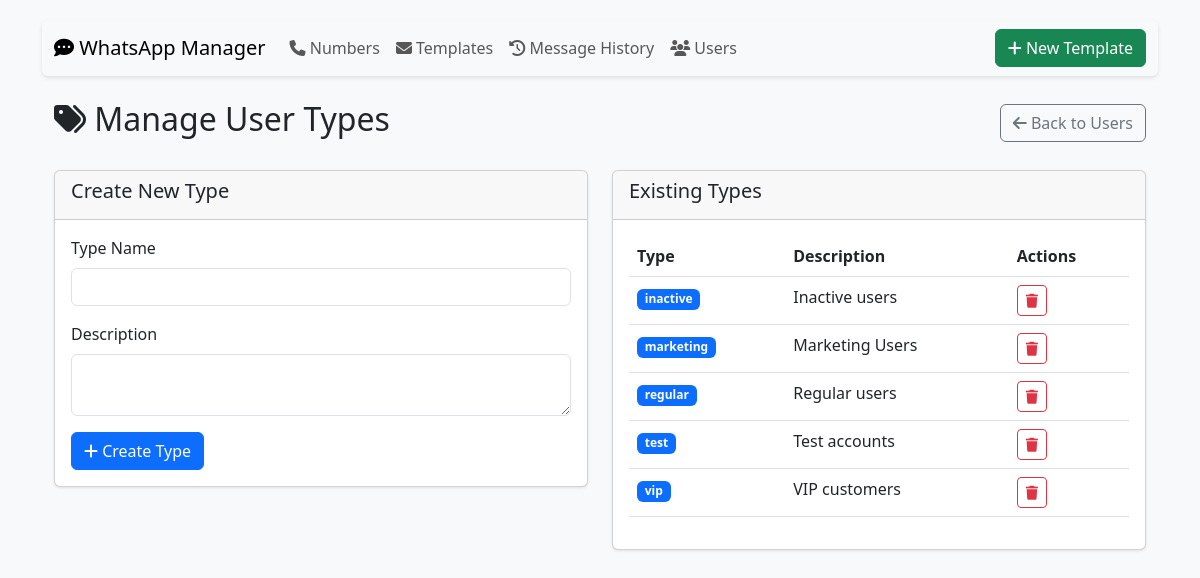
Before: /user_types with the older database file.
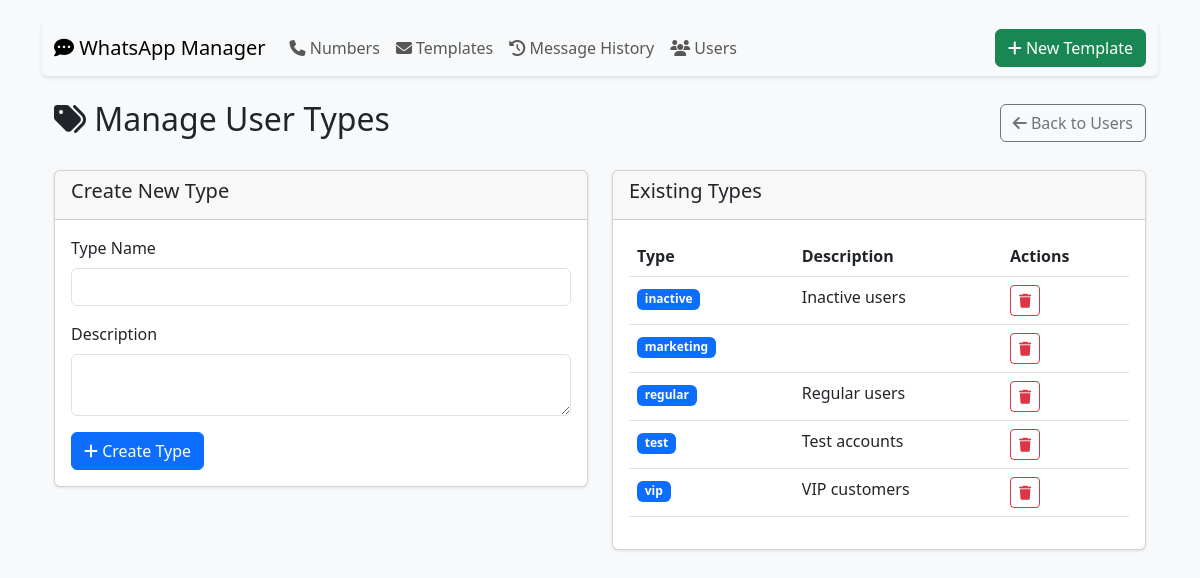
After: the same page with the newer database file.
### tables this page shows
CREATE TABLE user_types (
                id INTEGER PRIMARY KEY AUTOINCREMENT,
                type_name TEXT UNIQUE NOT NULL,
                description TEXT,
                created_at TEXT DEFAULT CURRENT_TIMESTAMP
            );

### app.py (the view, shortened to what this page needs)
@app.route('/user_types', methods=['GET', 'POST'])
def manage_user_types():
    with sqlite3.connect('database.db') as conn:
        conn.row_factory = sqlite3.Row
        types = conn.execute('''
            SELECT * FROM user_types ORDER BY type_name
        ''').fetchall()
    return render_template('manage_user_types.html', user_types=types)

### app.py (called while the page is built)
@app.context_processor
def utility_processor():
    return dict(get_template_variables=get_template_variables)

### templates/manage_user_types.html
{% extends "base.html" %}
{% block content %}
<div class="container mt-4">
    <div class="d-flex justify-content-between align-items-center mb-4">
        <h2><i class="fas fa-tags"></i> Manage User Types</h2>
        <a href="{{ url_for('manage_users') }}" class="btn btn-outline-secondary">
            <i class="fas fa-arrow-left"></i> Back to Users
        </a>
    </div>
    <div class="row">
        <div class="col-md-6">
            <div class="card">
                <div class="card-header">
                    <h5>Create New Type</h5>
                </div>
                <div class="card-body">
                    <form method="POST" action="{{ url_for('manage_user_types') }}">
                        <div class="mb-3">
                            <label class="form-label">Type Name</label>
                            <input type="text" name="type_name" class="form-control" required>
                        </div>
                        <div class="mb-3">
                            <label class="form-label">Description</label>
                            <textarea name="description" class="form-control" rows="2"></textarea>
                        </div>
                        <button type="submit" class="btn btn-primary">
                            <i class="fas fa-plus"></i> Create Type
                        </button>
                    </form>
                </div>
            </div>
        </div>
        <div class="col-md-6">
            <div class="card">
                <div class="card-header">
                    <h5>Existing Types</h5>
                </div>
                <div class="card-body">
                    {% if user_types %}
                    <div class="table-responsive">
                        <table class="table">
                            <thead>
                                <tr>
                                    <th>Type</th>
                                    <th>Description</th>
                                    <th>Actions</th>
                                </tr>
                            </thead>
                            <tbody>
                                {% for type in user_types %}
                                <tr>
                                    <td>
                                        <span class="badge bg-primary">{{ type['type_name'] }}</span>
                                    </td>
                                    <td>{{ type['description'] }}</td>
                                    <td>
                                        <form method="POST" action="{{ url_for('delete_user_type', type_name=type['type_name']) }}"
                                              onsubmit="return confirm('Delete this user type?');">
                                            <button type="submit" class="btn btn-sm btn-outline-danger">
                                                <i class="fas fa-trash"></i>
                                            </button>
                                        </form>
                                    </td>
                                </tr>
                                {% endfor %}
                            </tbody>
                        </table>
                    </div>
                    {% else %}
                    <div class="alert alert-info">No user types found</div>
                    {% endif %}
                </div>
            </div>
        </div>
    </div>
</div>
{% endblock %}

Changed rows visible on the page:
changed user_types "marketing": description "Marketing Users" → (not shown)
